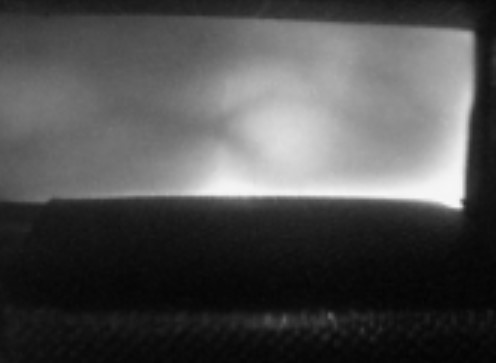
#> input picture usefulImages/modelVein.jpg, 496 x 363 px
$ python sift.py
#> lines starting #> are read from the running program, lines starting #| are printed output that depends on the picture
"""
Adapted from https://medium.com/data-breach/introduction-to-sift-scale-invariant-feature-transform-65d7f3a72d40
aka
https://github.com/deepanshut041/feature-detection/tree/master/sift

"""

# # SIFT (Scale-Invariant Feature Transform)

# ## Import resources and display image

import cv2
import matplotlib.pyplot as plt
import numpy as np

# Load the image
image = cv2.imread('../usefulImages/modelVein.jpg', 0)
#> image is the input picture: shape (363, 496); min 2, max 249, mean 78
# Create test image by adding Scale Invariance and Rotational Invariance
distortedImg = cv2.pyrDown(image)
distortedImg = cv2.pyrDown(distortedImg)
#> distortedImg: shape (91, 124)
num_rows, num_cols = distortedImg.shape[:2]
#> num_rows = 91; num_cols = 124

rotation_matrix = cv2.getRotationMatrix2D((num_cols/2, num_rows/2), 30, 1)
distortedImg = cv2.warpAffine(distortedImg, rotation_matrix, (num_cols, num_rows))
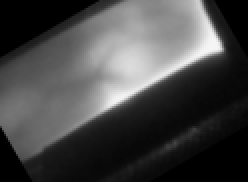
#> distortedImg: shape (91, 124) (shown 2 times larger); min 0, max 246, mean 70.1

# Display traning image and testing image
fx, plots = plt.subplots(1, 2, figsize=(20,10))

plots[0].set_title("Training Image")
plots[0].imshow(image)

plots[1].set_title("Testing Image")
plots[1].imshow(distortedImg)


# ## Detect keypoints and Create Descriptor

# sift = cv2.xfeatures2d.SIFT_create()
sift = cv2.SIFT_create()
print("goood")
train_keypoints, train_descriptor = sift.detectAndCompute(image, None)
#> train_keypoints = 13 keypoints; strongest (x, y, size): (441, 184, 37.7), (279, 141, 111.3), (224, 181, 34.2), (457, 46, 27.6)
test_keypoints, test_descriptor = sift.detectAndCompute(distortedImg, None)
#> test_keypoints = 7 keypoints; (x, y, size): (104, 22, 10.4), (104, 22, 10.4), (57, 48, 8.9), (14, 73, 9.3), (86, 72, 4.4), (89, 16, 9.4), (97, 65, 3.1)
print("good")

keypoints_without_size = np.copy(image)
keypoints_with_size = np.copy(image)

cv2.drawKeypoints(image, train_keypoints, keypoints_without_size, color = (0, 255, 0))

cv2.drawKeypoints(image, train_keypoints, keypoints_with_size, flags = cv2.DRAW_MATCHES_FLAGS_DRAW_RICH_KEYPOINTS)

# Display image with and without keypoints size
fx, plots = plt.subplots(1, 2, figsize=(20,10))

plots[0].set_title("Train keypoints With Size")
plots[0].imshow(keypoints_with_size, cmap='gray')

plots[1].set_title("Train keypoints Without Size")
plots[1].imshow(keypoints_without_size, cmap='gray')

# Print the number of keypoints detected in the training image
print("Number of Keypoints Detected In The Training Image: ", len(train_keypoints))
#| Number of Keypoints Detected In The Training Image:  13

# Print the number of keypoints detected in the query image
print("Number of Keypoints Detected In The Query Image: ", len(test_keypoints))
#| Number of Keypoints Detected In The Query Image:  7


# ## Matching Keypoints


# Create a Brute Force Matcher object.
bf = cv2.BFMatcher(cv2.NORM_L1, crossCheck = False)

# Perform the matching between the SIFT descriptors of the training image and the test image
matches = bf.match(train_descriptor, test_descriptor)
#> matches = 13 matches

# The matches with shorter distance are the ones we want.
matches = sorted(matches, key = lambda x : x.distance)

result = cv2.drawMatches(image, train_keypoints, distortedImg, test_keypoints, matches, distortedImg, flags = 2)
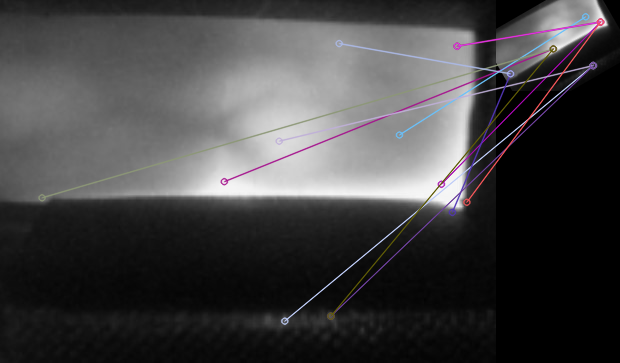
#> result: shape (363, 620, 3); mean of channels 0, 1, 2 67.1, 66.2, 67; drawn as B, G, R

# Display the best matching points
plt.rcParams['figure.figsize'] = [14.0, 7.0]
plt.title('Best Matching Points')
plt.imshow(result)
plt.show()
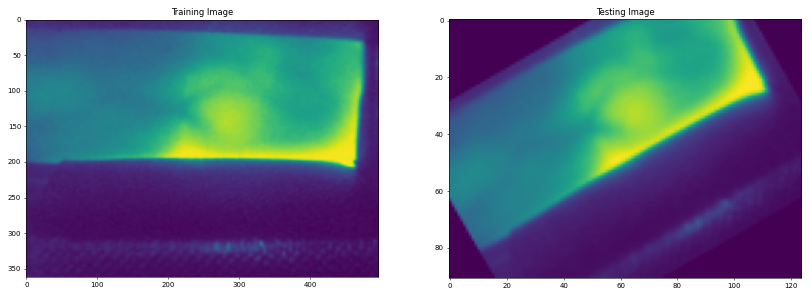
#> figure drawn by matplotlib, 2 panels
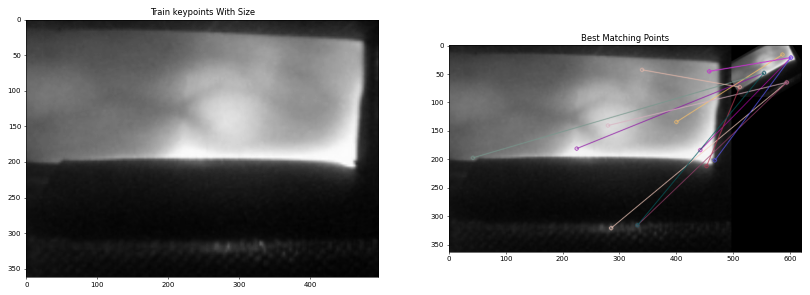
#> figure drawn by matplotlib, 2 panels

# Print total number of matching points between the training and query images
print("\nNumber of Matching Keypoints Between The Training and Query Images: ", len(matches))
#| Number of Matching Keypoints Between The Training and Query Images:  13

$ run again, with usefulImages/clear-vein.png saved as usefulImages/modelVein.jpg
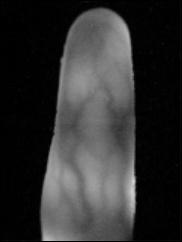
#> input picture usefulImages/clear-vein.png, 182 x 242 px
#> image is the input picture: shape (242, 182); min 0, max 212, mean 47.7
#> train_keypoints = 27 keypoints; strongest (x, y, size): (98, 66, 53.5), (133, 181, 4.8), (132, 181, 6.2), (56, 179, 22)
#> test_keypoints = 5 keypoints; (x, y, size): (17, 17, 13.5), (17, 17, 13.5), (23, 48, 5.8), (25, 58, 1.9), (32, 26, 2)
#| Number of Keypoints Detected In The Training Image:  27
#| Number of Keypoints Detected In The Query Image:  5
#> matches = 27 matches
#> `result = cv2.drawMatches(image, train_keypoints, distortedImg, test_ke..`:
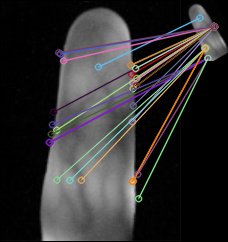
#> result: shape (242, 228, 3); mean of channels 0, 1, 2 47.2, 46.8, 48.4; drawn as B, G, R
#> `plt.show()`:
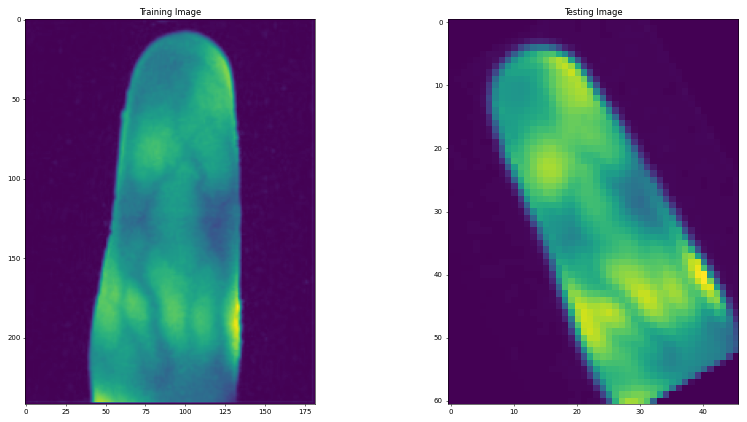
#> figure drawn by matplotlib, 2 panels
#| Number of Matching Keypoints Between The Training and Query Images:  27
